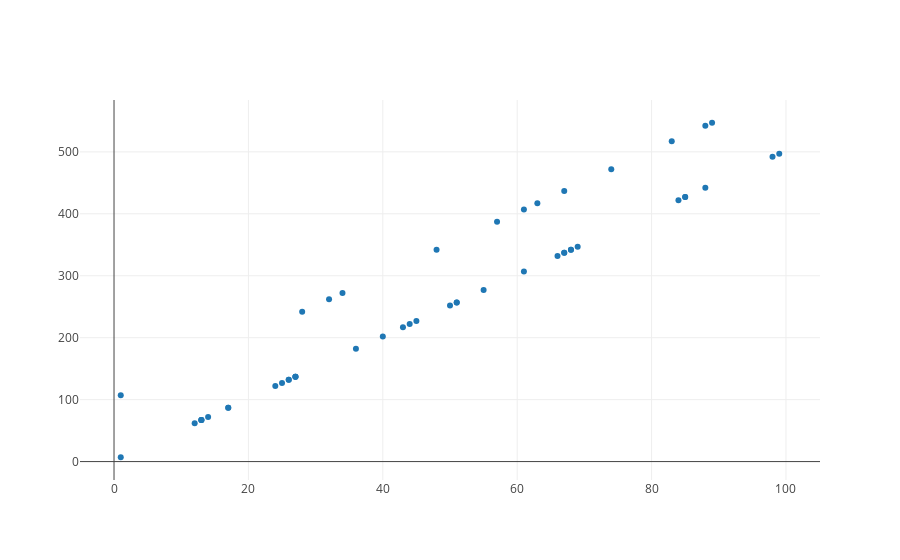

Notebook source saved alongside this figure:
### Code cell
from graph import trace_values, plot
trace = trace_values(temps.flatten(),customers)
plot([trace])

### Figure 1 — Plotly figure (JSON) as saved in the notebook; plotly's stock layout.template omitted (floating-point values rounded to 4 significant figures)
{"data": [{"mode": "markers", "name": "data", "text": [], "type": "scatter", "uid": "cc9d97b5-d5aa-4b11-916b-28d4c911ec99", "x": [32, 63, 51, 89, 17, 99, 74, 43, 13, 84, 45, 57, 85, 1, 67, 50, 67, 13, 26, 66, 67, 88, 61, 68, 25, 85, 51, 55, 14, 13, 28, 69, 48, 88, 27, 34, 17, 1, 36, 26, 61, 27, 40, 12, 98, 24, 27, 83, 44, 68], "y": [262, 417, 257, 547, 87, 497, 472, 217, 67, 422, 227, 387, 427, 7, 437, 252, 337, 67, 132, 332, 337, 542, 307, 342, 127, 427, 257, 277, 72, 67, 242, 347, 342, 442, 137, 272, 87, 107, 182, 132, 407, 137, 202, 62, 492, 122, 137, 517, 222, 342]}], "layout": {"autosize": true, "xaxis": {"autorange": true, "range": [-5.544, 105.5], "type": "linear"}, "yaxis": {"autorange": true, "range": [-32.55, 586.6], "type": "linear"}}}
